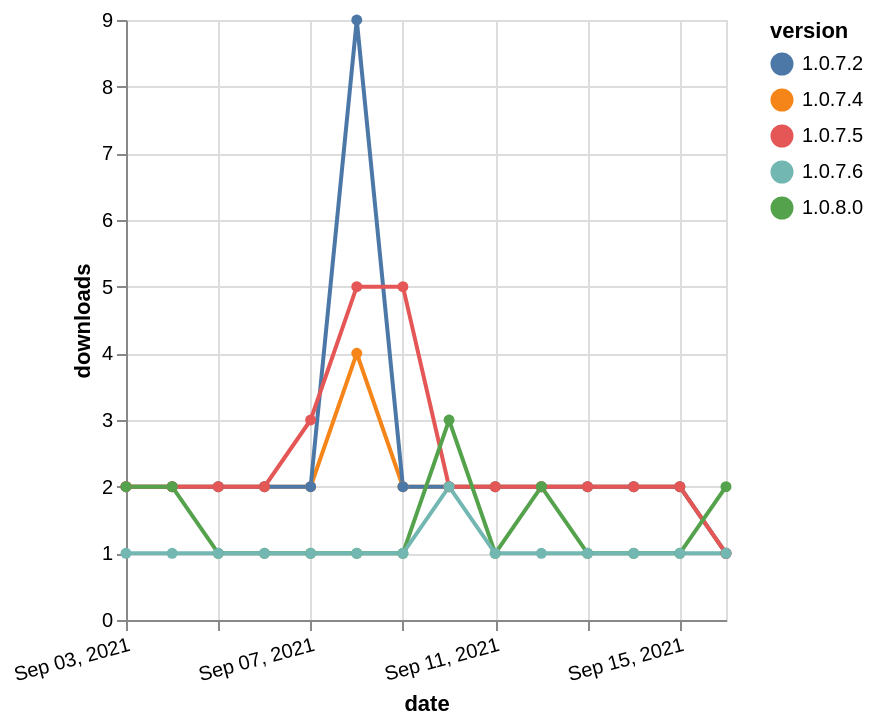

Vega-Lite specification stored for this chart:
### Vega-Lite specification from a JSON file in a GitHub repository (floating-point values rounded to 4 significant figures)
{"$schema": "https://vega.github.io/schema/vega-lite/v5.json", "description": "A simple bar chart with embedded data.", "data": {"values": [{"date": "2021-09-03", "total": 3473, "delta": 2, "version": "1.0.7.4"}, {"date": "2021-09-04", "total": 3475, "delta": 2, "version": "1.0.7.4"}, {"date": "2021-09-05", "total": 3477, "delta": 2, "version": "1.0.7.4"}, {"date": "2021-09-06", "total": 3479, "delta": 2, "version": "1.0.7.4"}, {"date": "2021-09-07", "total": 3481, "delta": 2, "version": "1.0.7.4"}, {"date": "2021-09-08", "total": 3485, "delta": 4, "version": "1.0.7.4"}, {"date": "2021-09-09", "total": 3487, "delta": 2, "version": "1.0.7.4"}, {"date": "2021-09-10", "total": 3489, "delta": 2, "version": "1.0.7.4"}, {"date": "2021-09-11", "total": 3491, "delta": 2, "version": "1.0.7.4"}, {"date": "2021-09-12", "total": 3493, "delta": 2, "version": "1.0.7.4"}, {"date": "2021-09-13", "total": 3495, "delta": 2, "version": "1.0.7.4"}, {"date": "2021-09-14", "total": 3497, "delta": 2, "version": "1.0.7.4"}, {"date": "2021-09-15", "total": 3499, "delta": 2, "version": "1.0.7.4"}, {"date": "2021-09-16", "total": 3500, "delta": 1, "version": "1.0.7.4"}, {"date": "2021-09-03", "total": 4801, "delta": 2, "version": "1.0.7.2"}, {"date": "2021-09-04", "total": 4803, "delta": 2, "version": "1.0.7.2"}, {"date": "2021-09-05", "total": 4805, "delta": 2, "version": "1.0.7.2"}, {"date": "2021-09-06", "total": 4807, "delta": 2, "version": "1.0.7.2"}, {"date": "2021-09-07", "total": 4809, "delta": 2, "version": "1.0.7.2"}, {"date": "2021-09-08", "total": 4818, "delta": 9, "version": "1.0.7.2"}, {"date": "2021-09-09", "total": 4820, "delta": 2, "version": "1.0.7.2"}, {"date": "2021-09-10", "total": 4822, "delta": 2, "version": "1.0.7.2"}, {"date": "2021-09-11", "total": 4824, "delta": 2, "version": "1.0.7.2"}, {"date": "2021-09-12", "total": 4826, "delta": 2, "version": "1.0.7.2"}, {"date": "2021-09-13", "total": 4828, "delta": 2, "version": "1.0.7.2"}, {"date": "2021-09-14", "total": 4830, "delta": 2, "version": "1.0.7.2"}, {"date": "2021-09-15", "total": 4832, "delta": 2, "version": "1.0.7.2"}, {"date": "2021-09-16", "total": 4833, "delta": 1, "version": "1.0.7.2"}, {"date": "2021-09-03", "total": 3247, "delta": 2, "version": "1.0.7.5"}, {"date": "2021-09-04", "total": 3249, "delta": 2, "version": "1.0.7.5"}, {"date": "2021-09-05", "total": 3251, "delta": 2, "version": "1.0.7.5"}, {"date": "2021-09-06", "total": 3253, "delta": 2, "version": "1.0.7.5"}, {"date": "2021-09-07", "total": 3256, "delta": 3, "version": "1.0.7.5"}, {"date": "2021-09-08", "total": 3261, "delta": 5, "version": "1.0.7.5"}, {"date": "2021-09-09", "total": 3266, "delta": 5, "version": "1.0.7.5"}, {"date": "2021-09-10", "total": 3268, "delta": 2, "version": "1.0.7.5"}, {"date": "2021-09-11", "total": 3270, "delta": 2, "version": "1.0.7.5"}, {"date": "2021-09-12", "total": 3272, "delta": 2, "version": "1.0.7.5"}, {"date": "2021-09-13", "total": 3274, "delta": 2, "version": "1.0.7.5"}, {"date": "2021-09-14", "total": 3276, "delta": 2, "version": "1.0.7.5"}, {"date": "2021-09-15", "total": 3278, "delta": 2, "version": "1.0.7.5"}, {"date": "2021-09-16", "total": 3279, "delta": 1, "version": "1.0.7.5"}, {"date": "2021-09-03", "total": 189, "delta": 2, "version": "1.0.8.0"}, {"date": "2021-09-04", "total": 191, "delta": 2, "version": "1.0.8.0"}, {"date": "2021-09-05", "total": 192, "delta": 1, "version": "1.0.8.0"}, {"date": "2021-09-06", "total": 193, "delta": 1, "version": "1.0.8.0"}, {"date": "2021-09-07", "total": 194, "delta": 1, "version": "1.0.8.0"}, {"date": "2021-09-08", "total": 195, "delta": 1, "version": "1.0.8.0"}, {"date": "2021-09-09", "total": 196, "delta": 1, "version": "1.0.8.0"}, {"date": "2021-09-10", "total": 199, "delta": 3, "version": "1.0.8.0"}, {"date": "2021-09-11", "total": 200, "delta": 1, "version": "1.0.8.0"}, {"date": "2021-09-12", "total": 202, "delta": 2, "version": "1.0.8.0"}, {"date": "2021-09-13", "total": 203, "delta": 1, "version": "1.0.8.0"}, {"date": "2021-09-14", "total": 204, "delta": 1, "version": "1.0.8.0"}, {"date": "2021-09-15", "total": 205, "delta": 1, "version": "1.0.8.0"}, {"date": "2021-09-16", "total": 207, "delta": 2, "version": "1.0.8.0"}, {"date": "2021-09-03", "total": 184, "delta": 1, "version": "1.0.7.6"}, {"date": "2021-09-04", "total": 185, "delta": 1, "version": "1.0.7.6"}, {"date": "2021-09-05", "total": 186, "delta": 1, "version": "1.0.7.6"}, {"date": "2021-09-06", "total": 187, "delta": 1, "version": "1.0.7.6"}, {"date": "2021-09-07", "total": 188, "delta": 1, "version": "1.0.7.6"}, {"date": "2021-09-08", "total": 189, "delta": 1, "version": "1.0.7.6"}, {"date": "2021-09-09", "total": 190, "delta": 1, "version": "1.0.7.6"}, {"date": "2021-09-10", "total": 192, "delta": 2, "version": "1.0.7.6"}, {"date": "2021-09-11", "total": 193, "delta": 1, "version": "1.0.7.6"}, {"date": "2021-09-12", "total": 194, "delta": 1, "version": "1.0.7.6"}, {"date": "2021-09-13", "total": 195, "delta": 1, "version": "1.0.7.6"}, {"date": "2021-09-14", "total": 196, "delta": 1, "version": "1.0.7.6"}, {"date": "2021-09-15", "total": 197, "delta": 1, "version": "1.0.7.6"}, {"date": "2021-09-16", "total": 198, "delta": 1, "version": "1.0.7.6"}]}, "width": "container", "mark": {"type": "line", "point": {"filled": true}}, "encoding": {"x": {"field": "date", "type": "temporal", "timeUnit": "yearmonthdate", "title": "date", "axis": {"labelAngle": -15}}, "y": {"field": "delta", "type": "quantitative", "title": "downloads"}, "color": {"field": "version", "type": "nominal"}, "tooltip": {"field": "delta"}}}
